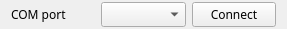
<?xml version="1.0" encoding="UTF-8"?>
<ui version="4.0">
 <class>ConnectionWidget</class>
 <widget class="QWidget" name="ConnectionWidget">
  <property name="geometry">
   <rect>
    <x>0</x>
    <y>0</y>
    <width>287</width>
    <height>29</height>
   </rect>
  </property>
  <property name="font">
   <font>
    <family>微软雅黑</family>
   </font>
  </property>
  <property name="windowTitle">
   <string>Form</string>
  </property>
  <layout class="QGridLayout" name="gridLayout">
   <property name="topMargin">
    <number>0</number>
   </property>
   <property name="bottomMargin">
    <number>0</number>
   </property>
   <property name="horizontalSpacing">
    <number>6</number>
   </property>
   <property name="verticalSpacing">
    <number>0</number>
   </property>
   <item row="1" column="2">
    <widget class="QPushButton" name="connect_pb">
     <property name="text">
      <string>Connect</string>
     </property>
    </widget>
   </item>
   <item row="1" column="0">
    <widget class="QLabel" name="label">
     <property name="text">
      <string>COM port</string>
     </property>
    </widget>
   </item>
   <item row="1" column="1">
    <widget class="QComboBox" name="comPort"/>
   </item>
  </layout>
 </widget>
 <resources/>
 <connections/>
</ui>
